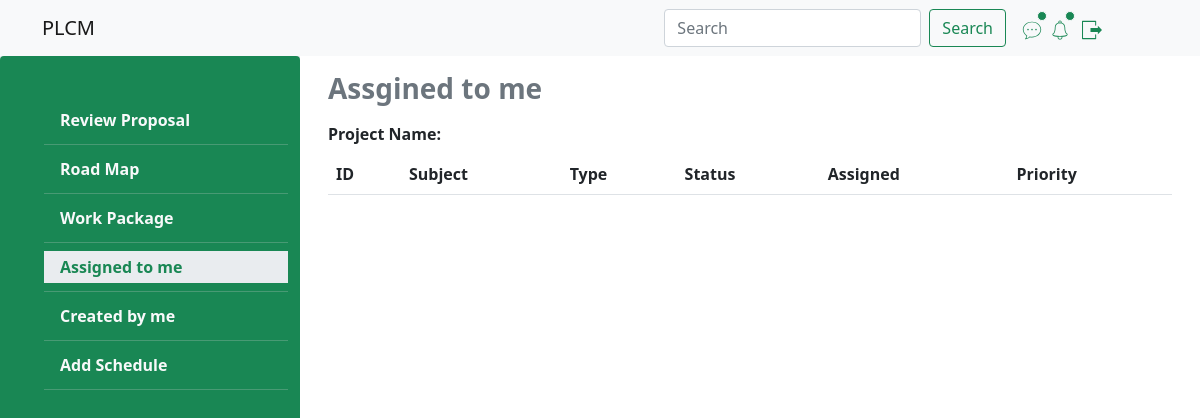
The app's page /assign_me.php?id=71 (signed in), older data.
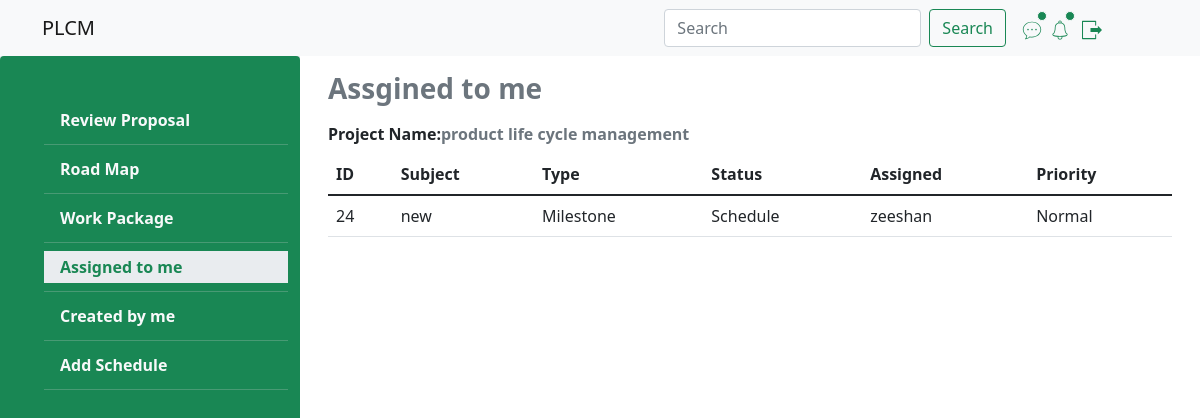
The same page, newer data.
### tables this page shows
CREATE TABLE `projects` (
  `p_id` int(11) NOT NULL,
  `p_title` text NOT NULL,
  `p_category` text NOT NULL,
  `p_problem` text NOT NULL,
  `p_description` text NOT NULL,
  `file_path` text NOT NULL,
  `a_id` int(11) NOT NULL
);

CREATE TABLE `module` (
  `mod_id` int(11) NOT NULL,
  `create_id` int(11) NOT NULL,
  `assign_id` int(11) NOT NULL,
  `p_id` int(11) NOT NULL,
  `subject` text NOT NULL,
  `status` text NOT NULL,
  `priority` text NOT NULL,
  `type` text NOT NULL,
  `m_file_path` text DEFAULT NULL,
  `date` timestamp NOT NULL DEFAULT current_timestamp() ON UPDATE current_timestamp()
);

CREATE TABLE `members` (
  `m_id` int(11) NOT NULL,
  `f_name` text NOT NULL,
  `l_name` text NOT NULL,
  `reg_no` text NOT NULL,
  `email` text NOT NULL,
  `password` text NOT NULL,
  `designation` text NOT NULL,
  `speciality` text NOT NULL,
  `img_path` text NOT NULL,
  `date` timestamp NOT NULL DEFAULT current_timestamp() ON UPDATE current_timestamp()
);

### assign_me.php (the view, shortened to what this page needs)
<?php
include_once("connection/connection.php");
$m_id=$_SESSION['id'];
if(isset($_REQUEST['id'])){
  $id=$_REQUEST['id'];
 $query="select * from projects where p_id=".$id;
  $project=mysqli_query($conn,$query);
  $pro=mysqli_fetch_assoc($project);
  $query="select f_name,mod_id,subject,type,status,priority,module.date from module,members where p_id=".$pro['p_id']." and m_id=assign_id and m_id=".$m_id;
  $fetch=mysqli_query($conn,$query);
}
?>
<!doctype html>
<html lang="en">
  <head>
    <link href="https://cdn.jsdelivr.net/npm/bootstrap@5.1.3/dist/css/bootstrap.min.css" rel="stylesheet">
    <link rel='stylesheet' href='css/style.css'>
    <link rel='stylesheet' href='css/style2.css'>
    <link rel="stylesheet" type="text/css" href="//cdn.datatables.net/1.10.21/css/jquery.dataTables.min.css"/>
  </head>
  <body>
  <div class='container-fluid p-0 responsive'>
  <nav class="navbar navbar-expand-md navbar-light bg-light">
  <div class="container">
  <a class="navbar-brand" href="home.php">PLCM</a>
    <div class="collapse navbar-collapse" id="navbarSupportedContent">
      <form class="d-flex me-2">
        <input class="form-control me-2" type="search" placeholder="Search" aria-label="Search">
        <button class="btn btn-outline-success" type="submit">Search</button>
      </form>
      <div class=' d-flex align-items-center justify-md-content-start justify-content-around'>
      <div class='position-relative chat ms-2  d-inline-block d-md-block mt-md-0 mt-2 '>
<span class="position-absolute top-0 start-100 translate-middle p-1 bg-success border border-light rounded-circle">
  </span>
</div>
<div class=" position-relative ms-2   mt-md-0 mt-2 ">
  <span class="position-absolute top-0  start-100 translate-middle p-1 bg-success border border-light rounded-circle">
  </span>
</div>
      <ul class='navbar-nav me-5 ms-1 mt-md-0 mt-2  '>
      <li class="nav-item dropdown">
          <a class="nav-link dropdown-toggle link_logout" href="#" id="navbarDropdown" role="button" data-bs-toggle="dropdown" aria-expanded="false">
          </a>
        </li>
</ul>
</div>
    </div>
  </div>
</nav>
<section class=' bg h-100'>
  <div class='row m-0 align-items-stretch justify-content-start h-100 '>
  <div class='col-md-3 d-none d-md-block  bg-success rounded  '>
  <ul class='menu mt-5'>
            <li><a class="dropdown-item text-light fw-bold " href="detail_project.php?id=<?php echo $id;?>">Review Proposal</a></li>
            <li><hr class="dropdown-divider text-light"></li>
            <li><a class="dropdown-item text-light fw-bold " href="road_map.php?id=<?php echo $id;?>">Road Map</a></li>
              <li><hr class="dropdown-divider text-light"></li>
              <li><a class="dropdown-item text-light fw-bold " href="work_packages.php?id=<?php echo $id;?>">Work Package</a></li>
              <li><hr class="dropdown-divider text-light"></li>
              <li><a class="dropdown-item text-light fw-bold active" href="assign_me.php?id=<?php echo $id;?>">Assigned to me</a></li>
              <li><hr class="dropdown-divider text-light"></li>
              <li><a class="dropdown-item text-light fw-bold" href="created_me.php?id=<?php echo $id;?>">Created by me</a></li>
              <li><hr class="dropdown-divider text-light"></li>
              <li><a class="dropdown-item text-light fw-bold" href="add_schedule.php?id=<?php echo $id;?>">Add Schedule</a></li>
              <li><hr class="dropdown-divider text-light"></li>
</ul>
</div>
<div class='col-md-9 bg-body'>
<div class='row bg-body p-3 h-auto '>
          <div class='col-12 text-muted h3 fw-bold'>
            Assgined to me
          </div>
          <div class='col-12 text-muted  fw-bold mt-2'>
            <span class='text-dark'>Project Name:</span><span><?php echo $pro['p_title']; ?>        </div>
         <div class='col-12'>
         <div class="table-responsive mt-2">
<table id="userTable" class=' table table-hover '>
        <thead>
            <th>ID</th>
            <th>Subject</th>
            <th>Type</th>
            <th>Status</th>
            <th>Assigned</th>
            <th>Priority</th>
        </thead>
        <tbody>
           <?php
           if(mysqli_num_rows($fetch)>0){
           while($fet=mysqli_fetch_assoc($fetch)){?>
           <tr>
             <td><?php echo $fet['mod_id'];?></td>
             <td><?php echo $fet['subject'];?></td>
             <td><?php echo $fet['type'];?></td>
             <td><?php echo $fet['status'];?></td>
             <td><?php echo $fet['f_name'];?></td>
             <td><?php echo $fet['priority'];?></td>
           </tr>
           <?php }} ?>
        </tbody>
    </table>
                </div>
  </div>
   </div>
</div>
</div>
</section>
</div>
</body>
</html>

Row changes from the older to the newer data that the page shows:
now on this page (row edited): projects: p_title "product life cycle management"
added module: mod_id "24", subject "new", type "Milestone", status "Schedule", members.f_name "zeeshan", priority "Normal"
